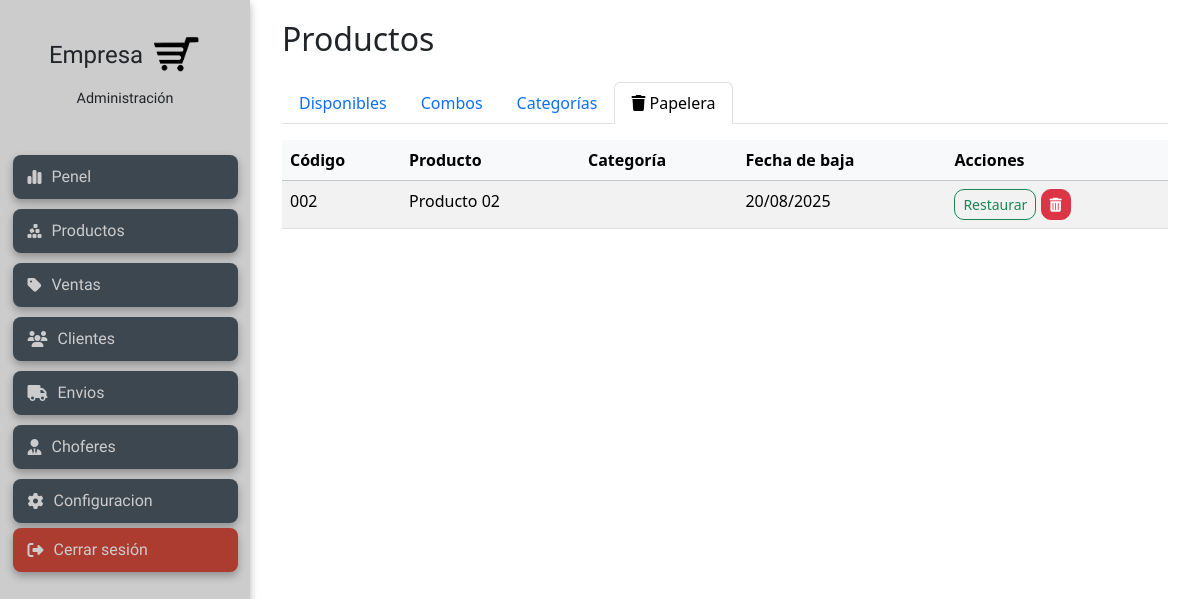
/products/trash/ (signed in), run on an earlier commit of the app's database.
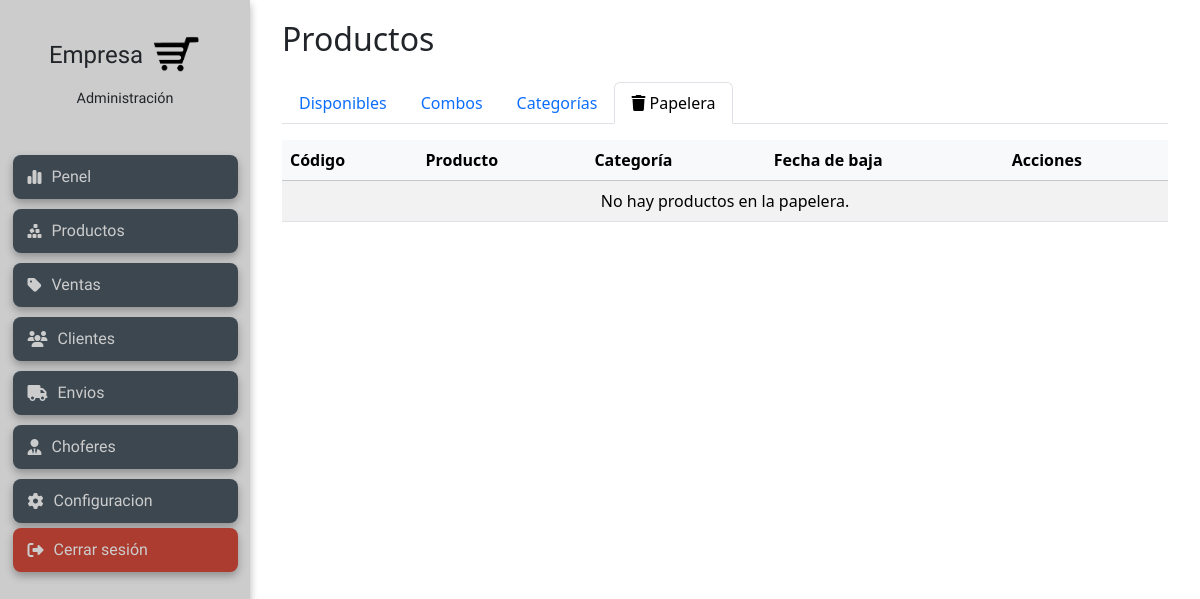
And on a later commit of the database.
### products/models.py (models this page shows, shortened)
class Product(models.Model):
    code = models.CharField(max_length=50, unique=True, verbose_name="Código del Producto", blank=True, null=True)
    name = models.CharField(max_length=200, verbose_name="Nombre")
    description = models.TextField(blank=True, verbose_name="Descripción")
    category = models.ForeignKey(
        Category,
        on_delete=models.SET_NULL,
        null=True, blank=True,
        related_name="products",
        verbose_name="Subcategoría"
    )
    price = models.DecimalField(max_digits=10, decimal_places=2, verbose_name="Precio")
    stock = models.IntegerField(verbose_name="Stock")
    available = models.BooleanField(default=True, verbose_name="Disponible")
    created = models.DateTimeField(auto_now_add=True, verbose_name="Fecha de creación")
    updated = models.DateTimeField(auto_now=True, verbose_name="Última modificación")
    class Meta:
        verbose_name = "Producto"
        verbose_name_plural = "Productos"
        ordering = ['name']

### products/views.py (the view)
# urls.py: path('trash/', views.product_trash, name='product_trash'),
@login_required
def product_trash(request):
    inactive_products = Product.objects.filter(available=False)
    context = {
        'inactive_products': inactive_products,
        'active_tab': 'trash', # Indica qué pestaña está activa
    }
    return render(request, 'products/product_trash.html', context)

### products/templates/products/product_trash.html (shortened to what this page needs)
{% extends "products/products_layout.html" %}
{% load static %}
{% block product_content %}
    <div class="table-responsive mt-3">
        <table class="table table-hover table-striped">
            <thead class="table-light">
                <tr>
                    <th>Código</th>
                    <th>Producto</th>
                    <th>Categoría</th>
                    <th>Fecha de baja</th>
                    <th>Acciones</th>
                </tr>
            </thead>
            <tbody>
                {% for product in inactive_products %}
                <tr>
                    <td>{{ product.code|default:"N/A" }}</td>
                    <td>{{ product.name }}</td>
                    <td>{{ product.category.name }}</td>
                    <td>{{ product.updated|date:"d/m/Y" }}</td>
                    <td>
                        <form method="post" action="{% url 'products:product_restore' product.id %}" class="d-inline">
                        <button type="submit" class="btn btn-sm btn-outline-success" title="Restaurar">
                            Restaurar
                        </button>
                        </form>
                        <button type="button" class="btn btn-sm btn-danger" data-bs-toggle="modal" data-bs-target="#deletePermanentModal{{ product.id }}" title="Eliminar permanentemente">
                            <i class="fa-solid fa-trash-can"></i>
                        </button>
                    </td>
                </tr>
                {% empty %}
                <tr>
                    <td colspan="5" class="text-center">No hay productos en la papelera.</td>
                </tr>
                {% endfor %}
            </tbody>
        </table>
    </div>
{% endblock product_content %}

What changed in the data, as far as the page shows it:
no longer on this page (row edited): Product: code "002", name "Producto 02", updated "20/08/2025"
Also different on the page:
text now shown: "No hay productos en la papelera."
